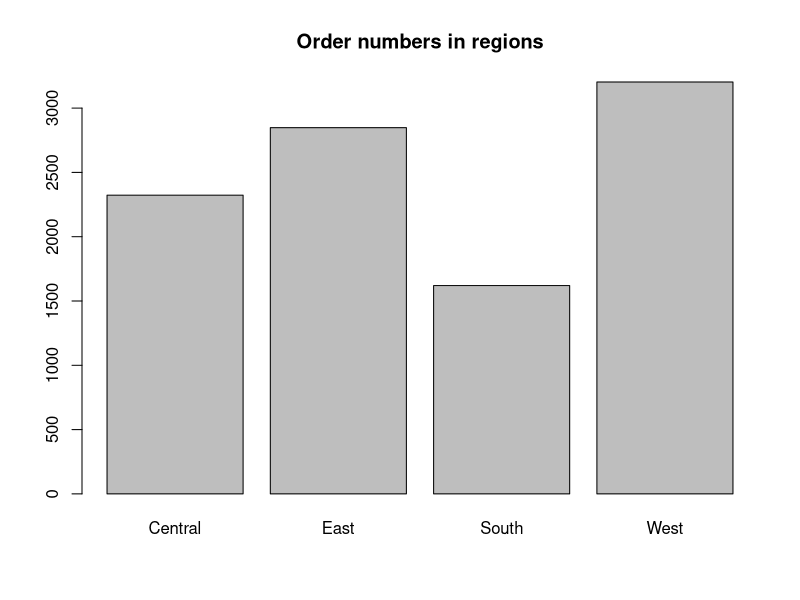
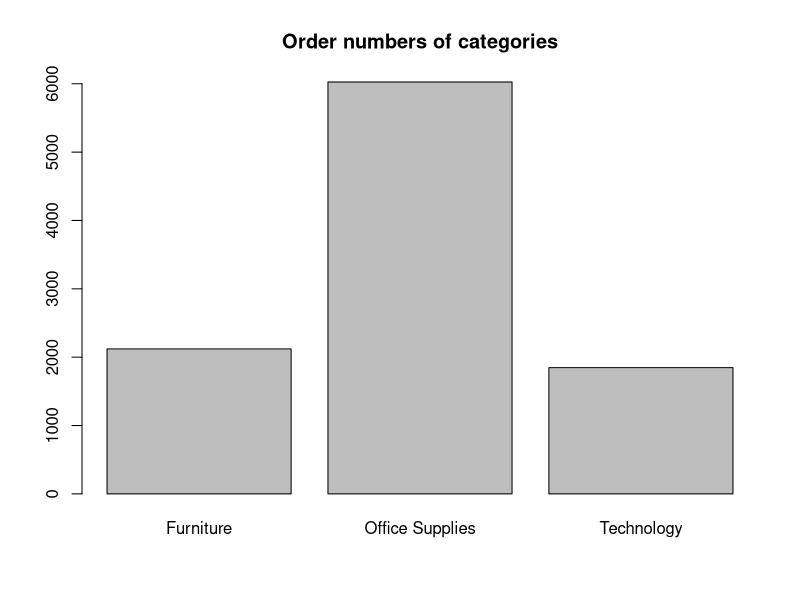
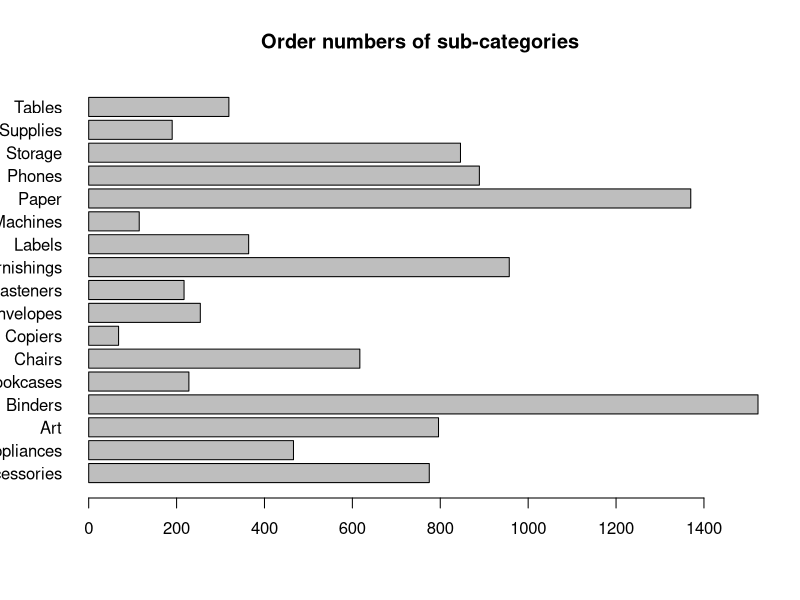
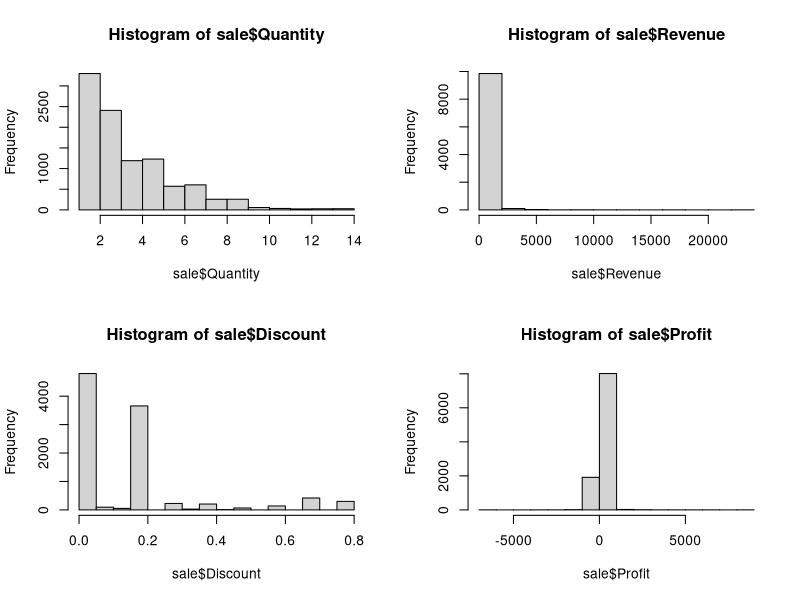
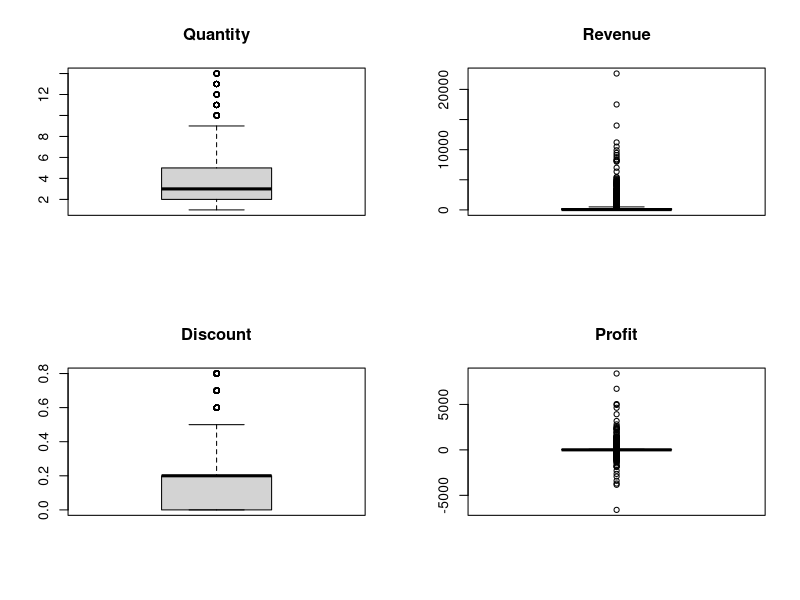

Recreate these plots in R, in order. (Note: this script raises an error after producing the figures.)
## ---- chunk 1
# Clear environment of variables and functions
rm(list = ls(all = TRUE)) 

# Clear environmet of packages
if(is.null(sessionInfo()$otherPkgs) == FALSE)lapply(paste("package:", names(sessionInfo()$otherPkgs), sep=""), detach, character.only = TRUE, unload = TRUE)

## ---- chunk 2
library(tidyverse)
library(ggplot2)
## ---- chunk 3
# load data
sale <- read.csv('5210_W19_QP1_Data.csv')

# review data
str(sale) 
## ---- chunk 4
summary(sale)
## ---- chunk 5
region_tab <- rbind(table(sale$Region),
                    round(prop.table(table(sale$Region)), 2))
row.names(region_tab) <- c('Count', 'Proportion')
region_tab
## ---- chunk 6
category_tab <- rbind(table(sale$Category),
                    round(prop.table(table(sale$Category)), 2))
row.names(category_tab) <- c("Count", "Proportion")
category_tab
## ---- chunk 7
subcategory_tab <- rbind(table(sale$Sub.Category),
                    round(prop.table(table(sale$Sub.Category)), 2))
row.names(subcategory_tab) <- c("Count", "Proportion")
subcategory_tab
## ---- chunk 8
barplot(table(sale$Region), main = "Order numbers in regions")
## ---- chunk 9
barplot(table(sale$Category), 
        main = "Order numbers of categories")
## ---- chunk 10
barplot(table(sale$Sub.Category), 
        main = "Order numbers of sub-categories", 
        las = 1, horiz = TRUE)
## ---- chunk 11
summary(sale)
## ---- chunk 12
par(mfrow = c(2, 2))
hist(sale$Quantity)
hist(sale$Revenue)
hist(sale$Discount)
hist(sale$Profit)
## ---- chunk 13
par(mfrow = c(2, 2))
boxplot(sale$Quantity, main = "Quantity")
boxplot(sale$Revenue, main = "Revenue")
boxplot(sale$Discount, main = "Discount")
boxplot(sale$Profit, main = "Profit")
## ---- chunk 14
# Proportion of the order quantity of the three categories in four regions.
round(addmargins(prop.table(xtabs(~ Region + Category,  data = sale))), 2)
## ---- chunk 15
plot(sale$Region, sale$Category)
## ---- chunk 16
# correlations between quantitative variables:
cor(sale[, 10:13])
## ---- chunk 17
plot(sale[, 10:13])
## ---- chunk 18
library(psych)
pairs.panels(sale[, 10:13])
## ---- chunk 19
plot(sale$Discount, sale$Profit, col = sale$Region)
legend(x = "topright",  
       legend = levels(sale$Region), 
       col = c(1:nlevels(sale$Region)), 
       pch = 1) 
## ---- chunk 20
profit_sum <- round(rbind(
  tapply(sale[sale$Region == "Central",]$Profit, sale[sale$Region == "Central",]$Sub.Category, sum),
  tapply(sale[sale$Region == "East",]$Profit, sale[sale$Region == "East",]$Sub.Category, sum),
  tapply(sale[sale$Region == "South",]$Profit, sale[sale$Region == "South",]$Sub.Category, sum),
  tapply(sale[sale$Region == "West",]$Profit, sale[sale$Region == "West",]$Sub.Category, sum)
  ), 0)
row.names(profit_sum) <- c("Central", "East", "South", "West")
profit_sum
## ---- chunk 21
profit_med <- round(rbind(
  tapply(sale[sale$Region == "Central",]$Profit, sale[sale$Region == "Central",]$Sub.Category, median),
  tapply(sale[sale$Region == "East",]$Profit, sale[sale$Region == "East",]$Sub.Category, median),
  tapply(sale[sale$Region == "South",]$Profit, sale[sale$Region == "South",]$Sub.Category, median),
  tapply(sale[sale$Region == "West",]$Profit, sale[sale$Region == "West",]$Sub.Category, median)
  ),
  0)
row.names(profit_med) <- c("Central", "East", "South", "West")
profit_med
## ---- chunk 22
keep_cat <- c("Accessories", "Binders", "Copiers", "Machines", "Paper", "Phones", "Tables")
small_tab <- profit_sum[, keep_cat]
barplot(small_tab, 
        beside = TRUE, 
        horiz = TRUE, 
        las = 2, 
        col = c(1:4),
        main = "Total profit for the subcategories in 4 regions",
        xlab = "Total profit by region and subcategory",
        adj = 0)
axis(1, at=axTicks(1), labels=sprintf("$%s", axTicks(1)), las = 2) # add $ to x-axis tics
legend(x = "topright",  
       legend = levels(sale$Region), 
       col = c(1:4),
       pch = 15)
## ---- chunk 23
# See the most and least profitable subcategories in South region.
# First we create a table which contains the max and min profit of each subcategory, as a reference.
max_min <- sale %>%
  select(c(Category, Sub.Category, Region, Profit)) %>%
  group_by(Sub.Category, Region) %>%
  summarise(sum_prof = sum(Profit)) %>%
  group_by(Sub.Category) %>%
  summarise(max_prof = max(sum_prof), 
            min_prof = min(sum_prof))

# Then we create a table to show the real profit of each subcategory in South.
south <- sale %>% 
  select(c(Sub.Category, Region, Profit)) %>% 
  filter(Region == 'South') %>% 
  group_by(Sub.Category) %>% 
  summarise(south_prof = sum(Profit))

# Then we can see the profitability levels of each subcategory in south area.
south %>% 
  left_join(max_min, by = 'Sub.Category') %>% 
  mutate(south_level = ifelse(south_prof == max_prof, 'Best', 
                              ifelse(south_prof == min_prof, 'Worst', 'Normal')))
## ---- chunk 24
# max_prof - min_prof = diff: reflect the 5 most wide-ranged profiting subcategories in 4 regions.
range_subCat <- max_min %>% 
  mutate(diff = max_prof - min_prof) %>% 
  arrange(desc(diff)) %>% 
  top_n(4)

subCat_to_see <- range_subCat$Sub.Category # 4 categories of biggest interest to managers
## ---- chunk 25
sale %>% 
  group_by(Sub.Category, Region) %>% 
  summarise(prof_sum = sum(Profit)) %>% 
  filter(Sub.Category %in% subCat_to_see) %>% 
  ggplot(aes(Sub.Category, prof_sum, fill = Region))+
  geom_bar(stat = 'identity',
           position = 'dodge') +
  coord_flip() +
  ylab('Total profit in the 4 subcategories') +
  xlab('4 subcategories that most interest managers') +
  ggtitle("Categories with widest profit range",
          sub = "The lower-profit area might learn from the highest-profit area about the sale \nstrategies and methods.") 

## ---- chunk 26
sale %>%
  group_by(Region) %>%
  summarise(tot_profit_region = sum(Profit)) %>%
  ggplot(aes(Region, tot_profit_region, fill = Region)) +
  geom_bar(stat="identity", position = "dodge")
  
## ---- chunk 27
sale %>%
  ggplot(aes(x=Discount, Profit, color = Region)) +
  geom_point()
## ---- chunk 28
sale %>%
  ggplot(aes(x=Discount, Revenue, color = Region)) +
  geom_point()
## ---- chunk 29
sale %>%
  filter(Region == "South") %>%
  select(c(Region, Category, Revenue)) %>%
  group_by(Category) %>%
  summarise( max_revenue = max(Revenue))

